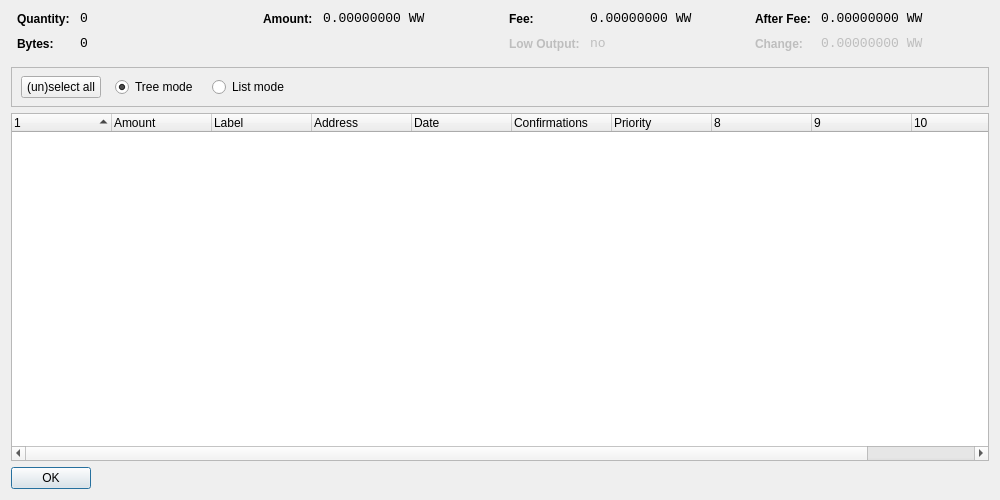
<?xml version="1.0" encoding="UTF-8"?>
<ui version="4.0">
 <class>CoinControlDialog</class>
 <widget class="QDialog" name="CoinControlDialog">
  <property name="geometry">
   <rect>
    <x>0</x>
    <y>0</y>
    <width>1000</width>
    <height>500</height>
   </rect>
  </property>
  <property name="windowTitle">
   <string>Coin Control</string>
  </property>
  <layout class="QVBoxLayout" name="verticalLayout">
   <item>
    <layout class="QHBoxLayout" name="horizontalLayoutTop" stretch="0,0,0,0">
     <property name="topMargin">
      <number>0</number>
     </property>
     <property name="bottomMargin">
      <number>10</number>
     </property>
     <item>
      <layout class="QFormLayout" name="formLayoutCoinControl1">
       <property name="horizontalSpacing">
        <number>10</number>
       </property>
       <property name="verticalSpacing">
        <number>10</number>
       </property>
       <property name="leftMargin">
        <number>6</number>
       </property>
       <property name="rightMargin">
        <number>6</number>
       </property>
       <item row="0" column="0">
        <widget class="QLabel" name="labelCoinControlQuantityText">
         <property name="styleSheet">
          <string notr="true">font-weight:bold;</string>
         </property>
         <property name="text">
          <string>Quantity:</string>
         </property>
        </widget>
       </item>
       <item row="0" column="1">
        <widget class="QLabel" name="labelCoinControlQuantity">
         <property name="font">
          <font>
           <family>Monospace</family>
           <pointsize>10</pointsize>
          </font>
         </property>
         <property name="cursor">
          <cursorShape>IBeamCursor</cursorShape>
         </property>
         <property name="contextMenuPolicy">
          <enum>Qt::ActionsContextMenu</enum>
         </property>
         <property name="text">
          <string notr="true">0</string>
         </property>
         <property name="textInteractionFlags">
          <set>Qt::LinksAccessibleByMouse|Qt::TextSelectableByKeyboard|Qt::TextSelectableByMouse</set>
         </property>
        </widget>
       </item>
       <item row="1" column="0">
        <widget class="QLabel" name="labelCoinControlBytesText">
         <property name="styleSheet">
          <string notr="true">font-weight:bold;</string>
         </property>
         <property name="text">
          <string>Bytes:</string>
         </property>
        </widget>
       </item>
       <item row="1" column="1">
        <widget class="QLabel" name="labelCoinControlBytes">
         <property name="font">
          <font>
           <family>Monospace</family>
           <pointsize>10</pointsize>
          </font>
         </property>
         <property name="cursor">
          <cursorShape>IBeamCursor</cursorShape>
         </property>
         <property name="contextMenuPolicy">
          <enum>Qt::ActionsContextMenu</enum>
         </property>
         <property name="text">
          <string notr="true">0</string>
         </property>
         <property name="textInteractionFlags">
          <set>Qt::LinksAccessibleByMouse|Qt::TextSelectableByKeyboard|Qt::TextSelectableByMouse</set>
         </property>
        </widget>
       </item>
      </layout>
     </item>
     <item>
      <layout class="QFormLayout" name="formLayoutCoinControl2">
       <property name="horizontalSpacing">
        <number>10</number>
       </property>
       <property name="verticalSpacing">
        <number>10</number>
       </property>
       <property name="leftMargin">
        <number>6</number>
       </property>
       <property name="rightMargin">
        <number>6</number>
       </property>
       <item row="0" column="0">
        <widget class="QLabel" name="labelCoinControlAmountText">
         <property name="styleSheet">
          <string notr="true">font-weight:bold;</string>
         </property>
         <property name="text">
          <string>Amount:</string>
         </property>
        </widget>
       </item>
       <item row="0" column="1">
        <widget class="QLabel" name="labelCoinControlAmount">
         <property name="font">
          <font>
           <family>Monospace</family>
           <pointsize>10</pointsize>
          </font>
         </property>
         <property name="cursor">
          <cursorShape>IBeamCursor</cursorShape>
         </property>
         <property name="contextMenuPolicy">
          <enum>Qt::ActionsContextMenu</enum>
         </property>
         <property name="text">
          <string notr="true">0.00000000 WW</string>
         </property>
         <property name="textInteractionFlags">
          <set>Qt::LinksAccessibleByMouse|Qt::TextSelectableByKeyboard|Qt::TextSelectableByMouse</set>
         </property>
        </widget>
       </item>
      </layout>
     </item>
     <item>
      <layout class="QFormLayout" name="formLayoutCoinControl3">
       <property name="horizontalSpacing">
        <number>10</number>
       </property>
       <property name="verticalSpacing">
        <number>10</number>
       </property>
       <property name="leftMargin">
        <number>6</number>
       </property>
       <property name="rightMargin">
        <number>6</number>
       </property>
       <item row="0" column="0">
        <widget class="QLabel" name="labelCoinControlFeeText">
         <property name="styleSheet">
          <string notr="true">font-weight:bold;</string>
         </property>
         <property name="text">
          <string>Fee:</string>
         </property>
        </widget>
       </item>
       <item row="0" column="1">
        <widget class="QLabel" name="labelCoinControlFee">
         <property name="font">
          <font>
           <family>Monospace</family>
           <pointsize>10</pointsize>
          </font>
         </property>
         <property name="cursor">
          <cursorShape>IBeamCursor</cursorShape>
         </property>
         <property name="contextMenuPolicy">
          <enum>Qt::ActionsContextMenu</enum>
         </property>
         <property name="text">
          <string notr="true">0.00000000 WW</string>
         </property>
         <property name="textInteractionFlags">
          <set>Qt::LinksAccessibleByMouse|Qt::TextSelectableByKeyboard|Qt::TextSelectableByMouse</set>
         </property>
        </widget>
       </item>
       <item row="1" column="0">
        <widget class="QLabel" name="labelCoinControlLowOutputText">
         <property name="enabled">
          <bool>false</bool>
         </property>
         <property name="styleSheet">
          <string notr="true">font-weight:bold;</string>
         </property>
         <property name="text">
          <string>Low Output:</string>
         </property>
        </widget>
       </item>
       <item row="1" column="1">
        <widget class="QLabel" name="labelCoinControlLowOutput">
         <property name="enabled">
          <bool>false</bool>
         </property>
         <property name="font">
          <font>
           <family>Monospace</family>
           <pointsize>10</pointsize>
          </font>
         </property>
         <property name="cursor">
          <cursorShape>IBeamCursor</cursorShape>
         </property>
         <property name="contextMenuPolicy">
          <enum>Qt::ActionsContextMenu</enum>
         </property>
         <property name="text">
          <string notr="true">no</string>
         </property>
         <property name="textInteractionFlags">
          <set>Qt::LinksAccessibleByMouse|Qt::TextSelectableByKeyboard|Qt::TextSelectableByMouse</set>
         </property>
        </widget>
       </item>
      </layout>
     </item>
     <item>
      <layout class="QFormLayout" name="formLayoutCoinControl4">
       <property name="horizontalSpacing">
        <number>10</number>
       </property>
       <property name="verticalSpacing">
        <number>10</number>
       </property>
       <property name="leftMargin">
        <number>6</number>
       </property>
       <property name="rightMargin">
        <number>6</number>
       </property>
       <item row="0" column="0">
        <widget class="QLabel" name="labelCoinControlAfterFeeText">
         <property name="styleSheet">
          <string notr="true">font-weight:bold;</string>
         </property>
         <property name="text">
          <string>After Fee:</string>
         </property>
        </widget>
       </item>
       <item row="0" column="1">
        <widget class="QLabel" name="labelCoinControlAfterFee">
         <property name="font">
          <font>
           <family>Monospace</family>
           <pointsize>10</pointsize>
          </font>
         </property>
         <property name="cursor">
          <cursorShape>IBeamCursor</cursorShape>
         </property>
         <property name="contextMenuPolicy">
          <enum>Qt::ActionsContextMenu</enum>
         </property>
         <property name="text">
          <string notr="true">0.00000000 WW</string>
         </property>
         <property name="textInteractionFlags">
          <set>Qt::LinksAccessibleByMouse|Qt::TextSelectableByKeyboard|Qt::TextSelectableByMouse</set>
         </property>
        </widget>
       </item>
       <item row="1" column="0">
        <widget class="QLabel" name="labelCoinControlChangeText">
         <property name="enabled">
          <bool>false</bool>
         </property>
         <property name="styleSheet">
          <string notr="true">font-weight:bold;</string>
         </property>
         <property name="text">
          <string>Change:</string>
         </property>
        </widget>
       </item>
       <item row="1" column="1">
        <widget class="QLabel" name="labelCoinControlChange">
         <property name="enabled">
          <bool>false</bool>
         </property>
         <property name="font">
          <font>
           <family>Monospace</family>
           <pointsize>10</pointsize>
          </font>
         </property>
         <property name="cursor">
          <cursorShape>IBeamCursor</cursorShape>
         </property>
         <property name="contextMenuPolicy">
          <enum>Qt::ActionsContextMenu</enum>
         </property>
         <property name="text">
          <string notr="true">0.00000000 WW</string>
         </property>
         <property name="textInteractionFlags">
          <set>Qt::LinksAccessibleByMouse|Qt::TextSelectableByKeyboard|Qt::TextSelectableByMouse</set>
         </property>
        </widget>
       </item>
      </layout>
     </item>
    </layout>
   </item>
   <item>
    <widget class="QFrame" name="frame">
     <property name="minimumSize">
      <size>
       <width>0</width>
       <height>40</height>
      </size>
     </property>
     <property name="frameShape">
      <enum>QFrame::StyledPanel</enum>
     </property>
     <property name="frameShadow">
      <enum>QFrame::Sunken</enum>
     </property>
     <widget class="QWidget" name="horizontalLayoutWidget">
      <property name="geometry">
       <rect>
        <x>10</x>
        <y>0</y>
        <width>781</width>
        <height>41</height>
       </rect>
      </property>
      <layout class="QHBoxLayout" name="horizontalLayoutPanel" stretch="0,0,0,0,0">
       <property name="spacing">
        <number>14</number>
       </property>
       <item>
        <widget class="QPushButton" name="pushButtonSelectAll">
         <property name="sizePolicy">
          <sizepolicy hsizetype="Maximum" vsizetype="Fixed">
           <horstretch>0</horstretch>
           <verstretch>0</verstretch>
          </sizepolicy>
         </property>
         <property name="text">
          <string>(un)select all</string>
         </property>
        </widget>
       </item>
       <item>
        <widget class="QRadioButton" name="radioTreeMode">
         <property name="sizePolicy">
          <sizepolicy hsizetype="Maximum" vsizetype="Fixed">
           <horstretch>0</horstretch>
           <verstretch>0</verstretch>
          </sizepolicy>
         </property>
         <property name="text">
          <string>Tree mode</string>
         </property>
         <property name="checked">
          <bool>true</bool>
         </property>
        </widget>
       </item>
       <item>
        <widget class="QRadioButton" name="radioListMode">
         <property name="sizePolicy">
          <sizepolicy hsizetype="Maximum" vsizetype="Fixed">
           <horstretch>0</horstretch>
           <verstretch>0</verstretch>
          </sizepolicy>
         </property>
         <property name="text">
          <string>List mode</string>
         </property>
        </widget>
       </item>
       <item>
        <spacer name="horizontalSpacer">
         <property name="orientation">
          <enum>Qt::Horizontal</enum>
         </property>
         <property name="sizeHint" stdset="0">
          <size>
           <width>40</width>
           <height>20</height>
          </size>
         </property>
        </spacer>
       </item>
      </layout>
     </widget>
    </widget>
   </item>
   <item>
    <widget class="CoinControlTreeWidget" name="treeWidget">
     <property name="contextMenuPolicy">
      <enum>Qt::CustomContextMenu</enum>
     </property>
     <property name="sortingEnabled">
      <bool>false</bool>
     </property>
     <property name="columnCount">
      <number>11</number>
     </property>
     <attribute name="headerShowSortIndicator" stdset="0">
      <bool>true</bool>
     </attribute>
     <attribute name="headerStretchLastSection">
      <bool>false</bool>
     </attribute>
     <column>
      <property name="text">
       <string/>
      </property>
     </column>
     <column>
      <property name="text">
       <string>Amount</string>
      </property>
     </column>
     <column>
      <property name="text">
       <string>Label</string>
      </property>
     </column>
     <column>
      <property name="text">
       <string>Address</string>
      </property>
     </column>
     <column>
      <property name="text">
       <string>Date</string>
      </property>
     </column>
     <column>
      <property name="text">
       <string>Confirmations</string>
      </property>
      <property name="toolTip">
       <string>Confirmed</string>
      </property>
     </column>
     <column>
      <property name="text">
       <string>Priority</string>
      </property>
     </column>
     <column>
      <property name="text">
       <string/>
      </property>
     </column>
     <column>
      <property name="text">
       <string/>
      </property>
     </column>
     <column>
      <property name="text">
       <string/>
      </property>
     </column>
     <column>
      <property name="text">
       <string/>
      </property>
     </column>
    </widget>
   </item>
   <item>
    <widget class="QDialogButtonBox" name="buttonBox">
     <property name="sizePolicy">
      <sizepolicy hsizetype="Maximum" vsizetype="Fixed">
       <horstretch>0</horstretch>
       <verstretch>0</verstretch>
      </sizepolicy>
     </property>
     <property name="orientation">
      <enum>Qt::Horizontal</enum>
     </property>
     <property name="standardButtons">
      <set>QDialogButtonBox::Ok</set>
     </property>
    </widget>
   </item>
  </layout>
 </widget>
 <customwidgets>
  <customwidget>
   <class>CoinControlTreeWidget</class>
   <extends>QTreeWidget</extends>
   <header>coincontroltreewidget.h</header>
  </customwidget>
 </customwidgets>
 <resources/>
 <connections/>
</ui>
